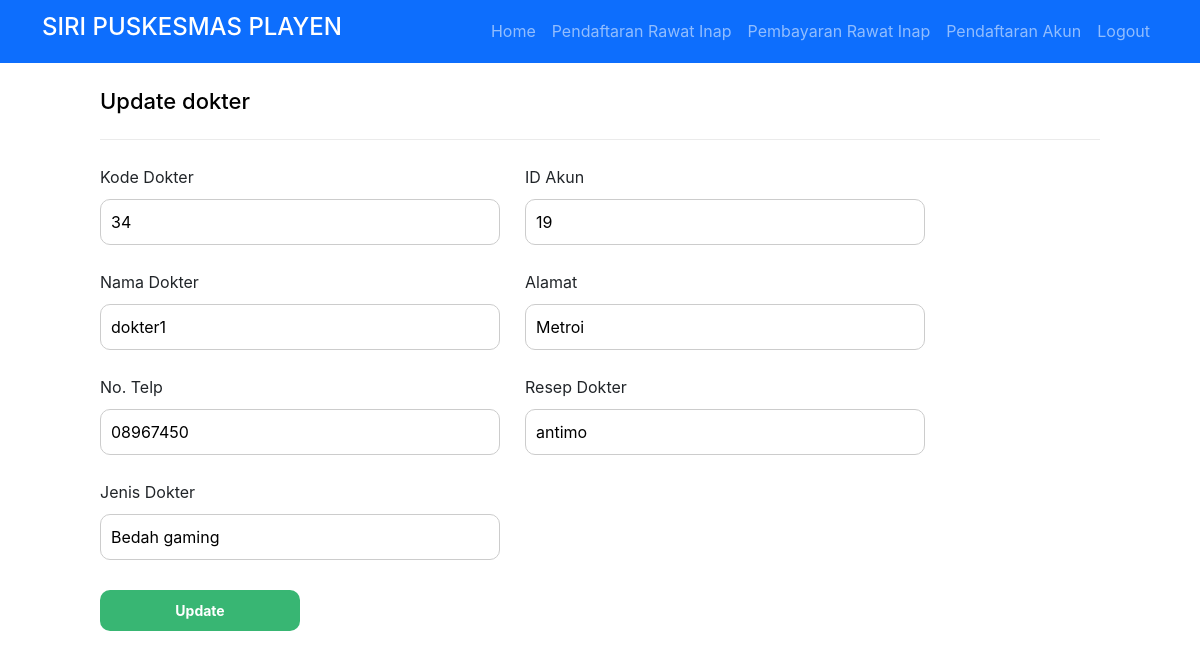
/adminWeb/dokter/update.php?kd_dokter=34 (signed in), run on the app's committed database.
### tables this page shows
CREATE TABLE `dokter` (
  `kd_dokter` int(12) NOT NULL,
  `nama_dokter` varchar(25) NOT NULL,
  `alamat` varchar(40) NOT NULL,
  `no_telepon` varchar(15) NOT NULL,
  `resep_dokter` varchar(25) NOT NULL,
  `jenis_dokter` varchar(25) NOT NULL,
  `akun_id` int(11) NOT NULL
);

### adminWeb/dokter/update.php (the view, shortened to what this page needs)
<?php
if ($_SESSION['username'] == '') {
	echo "<script>
    alert('Anda Harus Login terlebih dahulu');
    window.location.href='./auth/fmasuk.php';
    </script>";
} else {
?>
	<!DOCTYPE html>
	<html>
	<head>
		<link href="../../db/style.css" rel="stylesheet" type="text/css">
		<link href="https://cdn.jsdelivr.net/npm/bootstrap@5.2.0-beta1/dist/css/bootstrap.min.css" rel="stylesheet">
	</head>
	<body>
		<nav class="navbar navbar-expand-sm navbar-dark bg-primary">
			<div class="container">
				<a class="navbar-brand" href="#">
					<h4>SIRI PUSKESMAS PLAYEN </h3>
				</a>
				<ul class="navbar-nav ml-auto mt-2 mt-lg-0 d-flex align-items-center">
					<li class="nav-item">
						<a class="nav-link menu " id="menuHome" href="../../index.php">Home</a>
					</li>
					<?PHP if ($_SESSION['role_id'] == 1) { ?>
						<li class="nav-item">
							<a class="nav-link menu" id="daftarrawatinap" href="./pasien/daftarrawatinap.php"><i class=""></i>Pendaftaran Rawat Inap</a>
						</li>
						<li class="nav-item">
							<a class="nav-link menu" id="bayarrawatinap" href="./pasien/bayarrawatinap.php"><i class=""></i>Pembayaran Rawat Inap</a>
						</li>
						<li class="nav-item">
							<a class="nav-link menu" id="daftarakun" href="./pasien/daftarakun.php"><i class=""></i>Pendaftaran Akun</a>
						</li>
					<?PHP } ?>
					<li class="nav-item">
						<a class="nav-link menu" id="logout" href="../../auth/sLogout.php"><i class=""></i>Logout</a>
					</li>
				</ul>
			</div>
		</nav>
<?php
 $pdo = pdo_connect_mysql();
if (isset($_GET['kd_dokter'])) {
    $stmt = $pdo->prepare('SELECT * FROM dokter WHERE kd_dokter = ?');
    $stmt->execute([$_GET['kd_dokter']]);
    $dokter = $stmt->fetch(PDO::FETCH_ASSOC);
} else {
    exit('No kd_dokter specified!');
}
?>
<div class="content update">
	<h2>Update dokter</h2>
    <form action="./update.php?kd_dokter=<?=$dokter['kd_dokter']?>" method="post">
        <label for="kd_dokter">Kode Dokter</label>
        <label for="akun_id">ID Akun</label>
        <input type="text" name="kd_dokter" value="<?=$dokter['kd_dokter']?>" id="kd_dokter">
        <input type="text" name="akun_id" value="<?=$dokter['akun_id']?>" id="akun_id">
        <label for="nama_dokter">Nama Dokter</label>
        <label for="alamat">Alamat</label>
        <input type="text" name="nama_dokter" value="<?=$dokter['nama_dokter']?>" id="nama_dokter">
        <input type="text" name="alamat" value="<?=$dokter['alamat']?>" id="alamat">
        <label for="no_telepon">No. Telp</label>
        <label for="resep_dokter">Resep Dokter</label>
        <input type="text" name="no_telepon" value="<?=$dokter['no_telepon']?>" id="no_telepon">
        <input type="text" name="resep_dokter" value="<?=$dokter['resep_dokter']?>" id="title">
        <label for="jenis_dokter">Jenis Dokter</label>
        <label></label>
        <input type="text" name="jenis_dokter" value="<?=$dokter['jenis_dokter']?>" id="title">
        <label></label>
        <input onclick="myFunction()" type="submit" value="Update" >
    </form>
</div>
<?PHP
}
?>

### db/style.css (style rules this page uses)
* { box-sizing: border-box; font-family: -apple-system, BlinkMacSystemFont, "segoe ui", roboto, oxygen, ubuntu, cantarell, "fira sans", "droid sans", "helvetica neue", Arial, sans-serif; font-size: 16px; -webkit-font-smoothing: antialiased; -moz-osx-font-smoothing: grayscale; }
body { background-color: #FFFFFF; margin: 0; }
.content { width: 1000px; margin: 0 auto; }
.content h2 { margin: 0; padding: 25px 0; font-size: 22px; border-bottom: 1px solid #ebebeb; color: black; }
.update form input { padding: 10px; width: 400px; margin-right: 25px; margin-bottom: 15px; border: 1px solid #cccccc; border-radius: 10px; }
.update form { padding: 15px 0; display: flex; flex-flow: wrap; }
.update form label { display: inline-flex; width: 400px; padding: 10px 0; margin-right: 25px; }
.update form input { padding: 10px; width: 400px; margin-right: 25px; margin-bottom: 15px; border: 1px solid #cccccc; }
.update form input[type="submit"] { display: block; background-color: #38b673; border: 0; font-weight: bold; font-size: 14px; color: #FFFFFF; cursor: pointer; width: 200px; margin-top: 15px; }

### data on the page
dokter: kd_dokter "34", akun_id "19", nama_dokter "dokter1", alamat "Metroi", no_telepon "08967450", resep_dokter "antimo", jenis_dokter "Bedah gaming"
